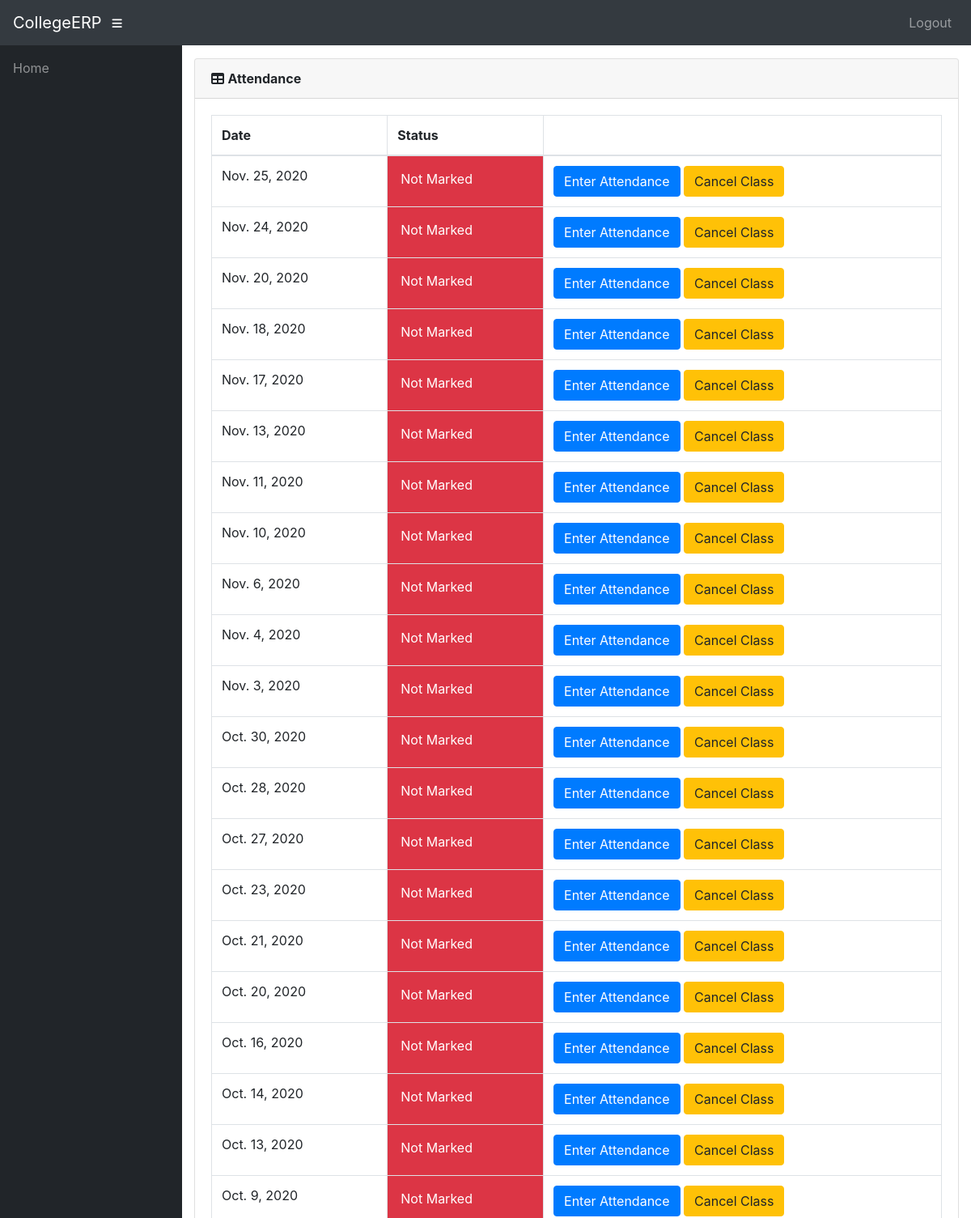
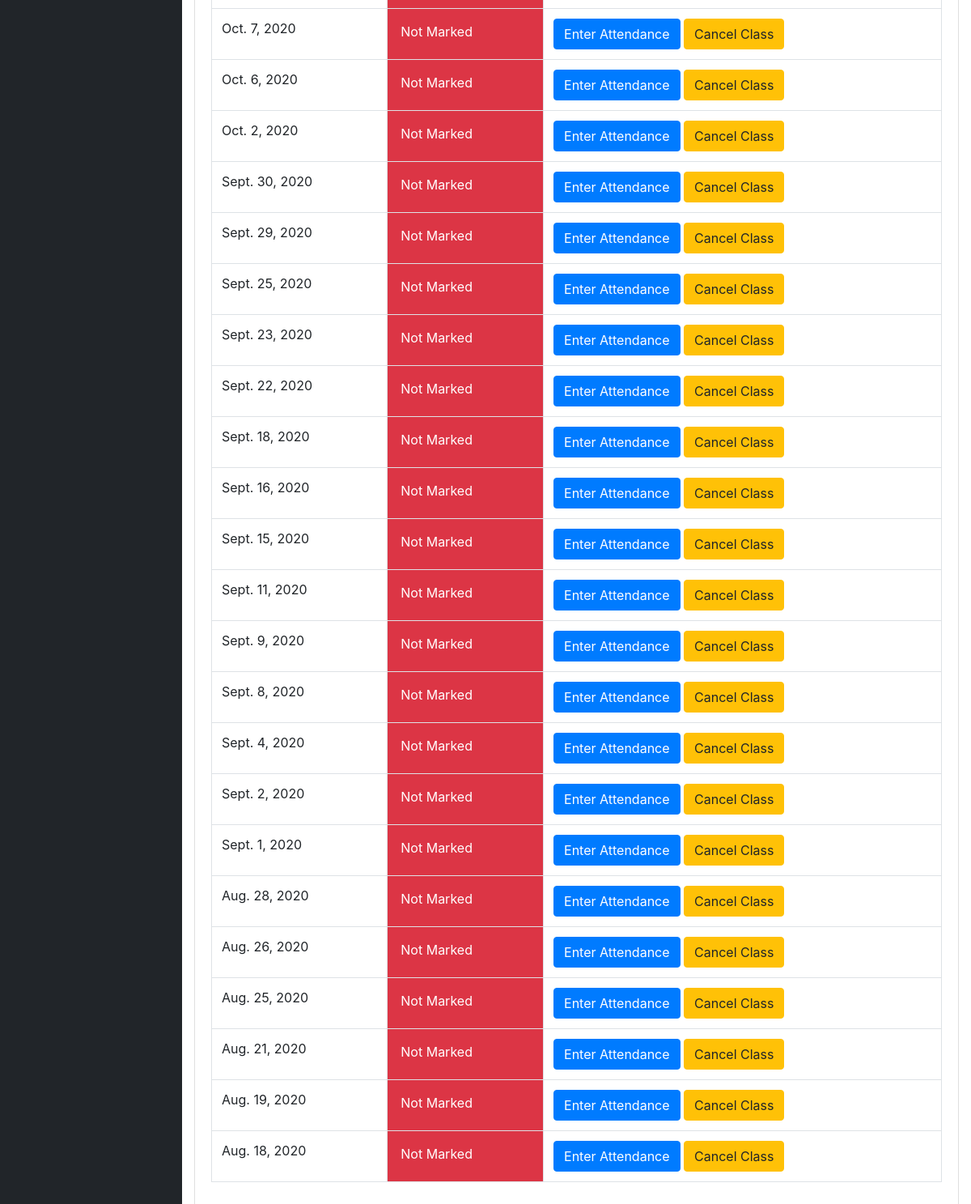
/info/teacher/1/ClassDates/ (signed in), run on the app's committed database (2 pictures, top to bottom).
### info/models.py (models this page shows)
class AttendanceClass(models.Model):
    assign = models.ForeignKey(Assign, on_delete=models.CASCADE)
    date = models.DateField()
    status = models.IntegerField(default=0)

### info/views.py (the view)
# urls.py: path('teacher/<int:assign_id>/ClassDates/', views.t_class_date, name='t_class_date'),
@login_required()
def t_class_date(request, assign_id):
    now = timezone.now()
    ass = get_object_or_404(Assign, id=assign_id)
    att_list = ass.attendanceclass_set.filter(date__lte=now).order_by('-date')
    return render(request, 'info/t_class_date.html', {'att_list': att_list})

### info/models.py (called while the page is built)
    @property
    def is_student(self):
        if hasattr(self, 'student'):
            return True
        return False

    @property
    def is_teacher(self):
        if hasattr(self, 'teacher'):
            return True
        return False

### info/templates/info/t_class_date.html
{% extends 'info/base.html' %}
{% block content %}
    <div class="card mb-3">
        <div class="card-header">
              <i class="fas fa-table"></i>
            <b>Attendance</b></div>
            <div class="card-body">
              <div class="table-responsive">
                <table class="table table-bordered" id="dataTable" width="100%" cellspacing="0">
                  <thead>
                    <tr>
                        <th>Date</th>
                        <th>Status</th>
                        <th></th>
                    </tr>
                  </thead>
                  <tbody>
                    {% for a in att_list %}
                    <tr>
                        <td>{{ a.date }}</td>
                        {% if a.status == 0 %}
                            <td class="p-3 mb-2 bg-danger text-white">Not Marked</td>
                            <td>
                                <a class="btn btn-primary" href="{% url 't_attendance' a.id %}" role="button">Enter Attendance</a>
                                <a class="btn btn-warning" href="{% url 'cancel_class' a.id %}">Cancel Class</>
                            </td>
                        {% elif a.status == 1 %}
                            <td class="p-3 mb-2 bg-success text-white">Marked</td>
                            <td><a class="btn btn-secondary" href="{% url 'edit_att' a.id %}" role="button">Edit Attendance</a> </td>
                        {% else %}
                            <td class="p-3 mb-2 bg-warning text-white">Cancelled</td>
                            <td><a class="btn btn-primary" href="{% url 't_attendance' a.id %}" role="button">Enter Attendance</a></td>
                        {% endif %}
                    </tr>
                    {% empty %}
                            <p>student has no courses</p>
                    {% endfor %}
                  </tbody>
                </table>
              </div>
        </div>
    </div>
{% endblock %}

### info/templates/info/base.html (shortened to what this page needs)
<!DOCTYPE html>
<html lang="en">
  <head>
      {% load static %}
    <link href="{% static '/info/bootstrap/vendor/bootstrap/css/bootstrap.min.css' %}" rel="stylesheet">
    <link href="{% static '/info/bootstrap/vendor/fontawesome-free/css/all.min.css' %}" rel="stylesheet" type="text/css">
    <link href="{% static '/info/bootstrap/vendor/datatables/dataTables.bootstrap4.css' %}" rel="stylesheet">
    <link href="{% static '/info/bootstrap/css/sb-admin.css' %}" rel="stylesheet">
  </head>
  <body id="page-top">
    <nav class="navbar navbar-expand navbar-dark bg-dark static-top">
      <a class="navbar-brand mr-1" href="{% url 'index' %}">CollegeERP</a>
      <button class="btn btn-link btn-sm text-white order-1 order-sm-0" id="sidebarToggle" href="#">
        <i class="fas fa-bars"></i>
      </button>
        <div class="collapse navbar-collapse" id="navbarResponsive">
          <ul class="navbar-nav ml-auto">
            <li class="nav-item">
                <a class="nav-link" href="#" data-toggle="modal" data-target="#logoutModal">Logout</a>
            </li>
          </ul>
        </div>
    </nav>
    <div id="wrapper">
      <ul class="sidebar navbar-nav">
            <li class="nav-item">
              <a class="nav-link" href="{% url 'index' %}">
                <span>Home</span>
              </a>
            </li>
      </ul>
      <div id="content-wrapper">
        <div class="container-fluid">
            {% block content %}
            {% endblock %}
        </div>
      </div>
    </div>
  </body>
</html>

### data on the page
AttendanceClass: date "Nov. 25, 2020", status "Not Marked"
AttendanceClass: date "Nov. 24, 2020", status "Not Marked"
AttendanceClass: date "Nov. 20, 2020", status "Not Marked"
AttendanceClass: date "Nov. 18, 2020", status "Not Marked"
AttendanceClass: date "Nov. 17, 2020", status "Not Marked"
AttendanceClass: date "Nov. 13, 2020", status "Not Marked"
AttendanceClass: date "Nov. 11, 2020", status "Not Marked"
AttendanceClass: date "Nov. 10, 2020", status "Not Marked"
AttendanceClass: date "Nov. 6, 2020", status "Not Marked"
AttendanceClass: date "Nov. 4, 2020", status "Not Marked"
AttendanceClass: date "Nov. 3, 2020", status "Not Marked"
AttendanceClass: date "Oct. 30, 2020", status "Not Marked"
AttendanceClass: date "Oct. 28, 2020", status "Not Marked"
AttendanceClass: date "Oct. 27, 2020", status "Not Marked"
AttendanceClass: date "Oct. 23, 2020", status "Not Marked"
AttendanceClass: date "Oct. 21, 2020", status "Not Marked"
AttendanceClass: date "Oct. 20, 2020", status "Not Marked"
AttendanceClass: date "Oct. 16, 2020", status "Not Marked"
AttendanceClass: date "Oct. 14, 2020", status "Not Marked"
AttendanceClass: date "Oct. 13, 2020", status "Not Marked"
AttendanceClass: date "Oct. 9, 2020", status "Not Marked"
AttendanceClass: date "Oct. 7, 2020", status "Not Marked"
AttendanceClass: date "Oct. 6, 2020", status "Not Marked"
AttendanceClass: date "Oct. 2, 2020", status "Not Marked"
AttendanceClass: date "Sept. 30, 2020", status "Not Marked"
AttendanceClass: date "Sept. 29, 2020", status "Not Marked"
AttendanceClass: date "Sept. 25, 2020", status "Not Marked"
AttendanceClass: date "Sept. 23, 2020", status "Not Marked"
AttendanceClass: date "Sept. 22, 2020", status "Not Marked"
AttendanceClass: date "Sept. 18, 2020", status "Not Marked"
AttendanceClass: date "Sept. 16, 2020", status "Not Marked"
AttendanceClass: date "Sept. 15, 2020", status "Not Marked"
AttendanceClass: date "Sept. 11, 2020", status "Not Marked"
AttendanceClass: date "Sept. 9, 2020", status "Not Marked"
AttendanceClass: date "Sept. 8, 2020", status "Not Marked"
AttendanceClass: date "Sept. 4, 2020", status "Not Marked"
AttendanceClass: date "Sept. 2, 2020", status "Not Marked"
AttendanceClass: date "Sept. 1, 2020", status "Not Marked"
AttendanceClass: date "Aug. 28, 2020", status "Not Marked"
AttendanceClass: date "Aug. 26, 2020", status "Not Marked"
AttendanceClass: date "Aug. 25, 2020", status "Not Marked"
AttendanceClass: date "Aug. 21, 2020", status "Not Marked"
AttendanceClass: date "Aug. 19, 2020", status "Not Marked"
AttendanceClass: date "Aug. 18, 2020", status "Not Marked"
